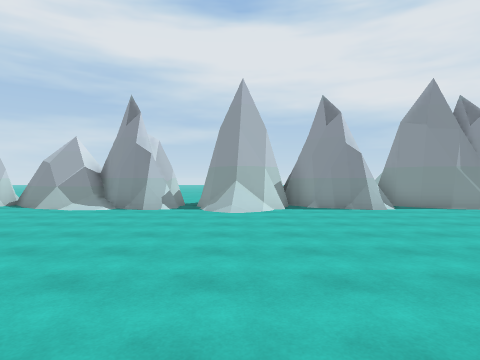
View 1 (above)

16 first-person views from a walk through a Unity game level. The camera is 1.5 m above the floor, looks level and sees 75° across. The floor is counted in squares, 1.8 m on a side. Each view is taken from the middle of a square. On the plan, view 1 faces up. The plan holds only what a view shows up to about 11 squares ahead; the rest is blank. The place goes on beyond the plan. The player is left out.

View 2
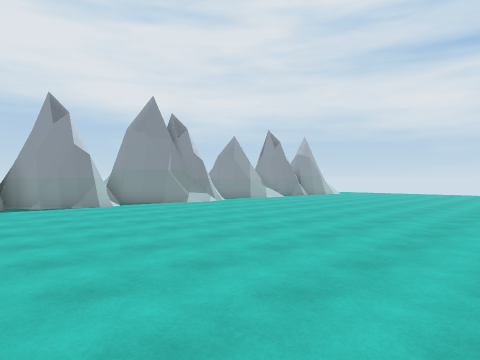

View 3
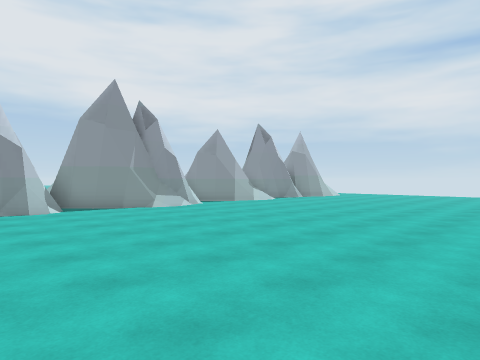

View 4
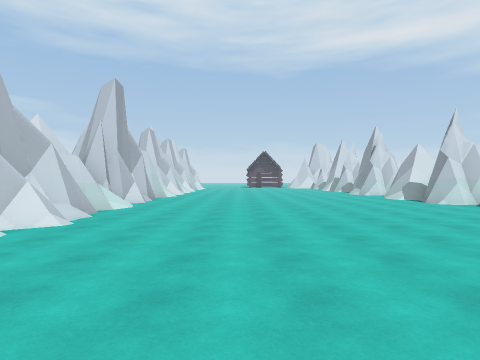

View 5
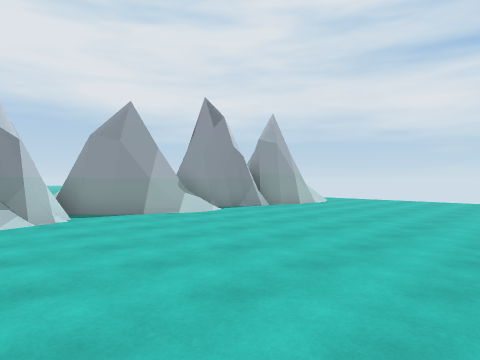

View 6
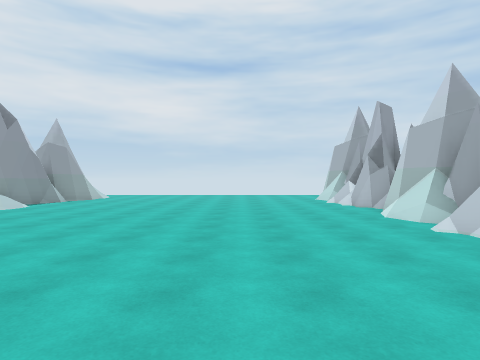

View 7
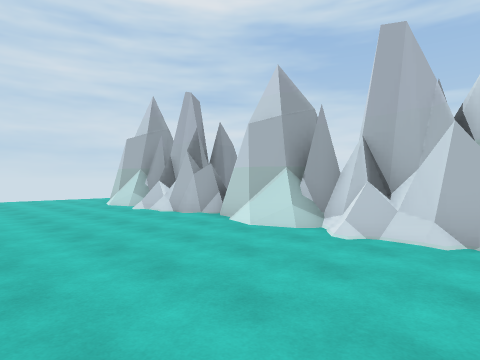

View 8
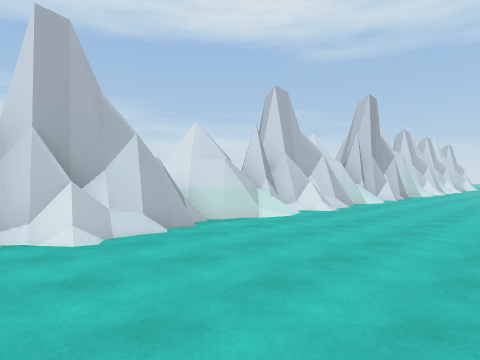

View 9
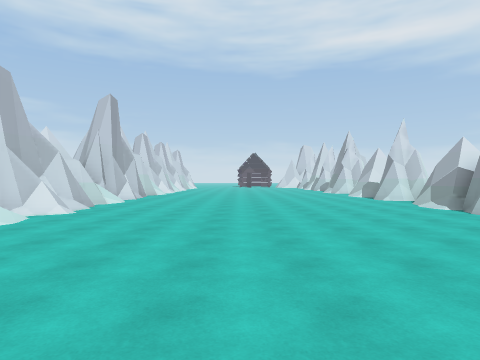

View 10
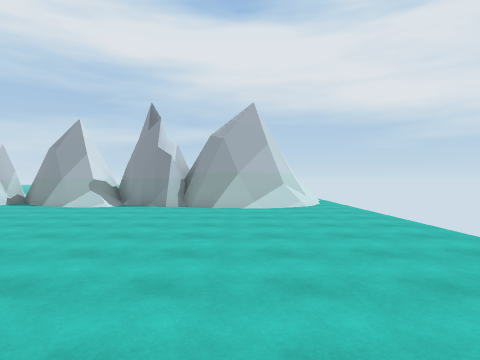

View 11
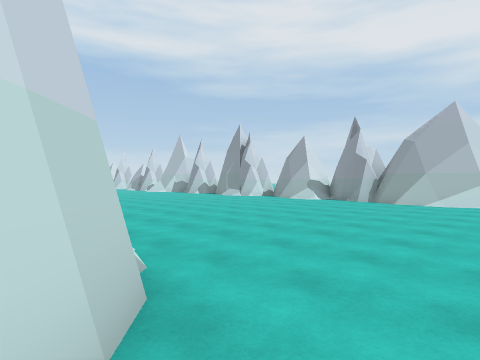

View 12
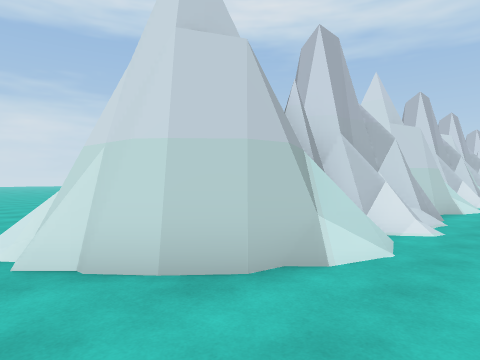

View 13
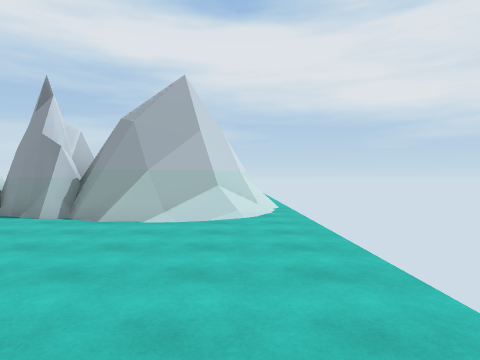

View 14
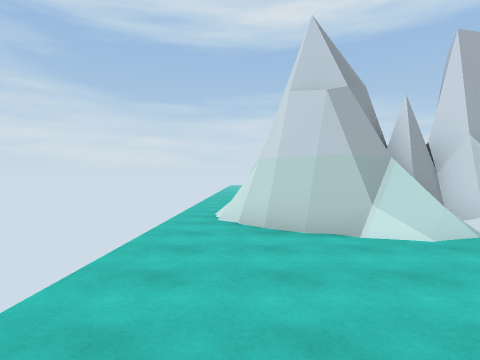

View 15
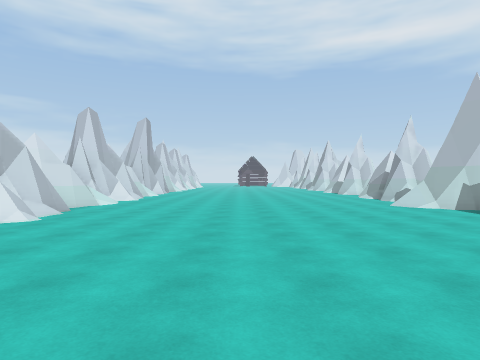

View 16
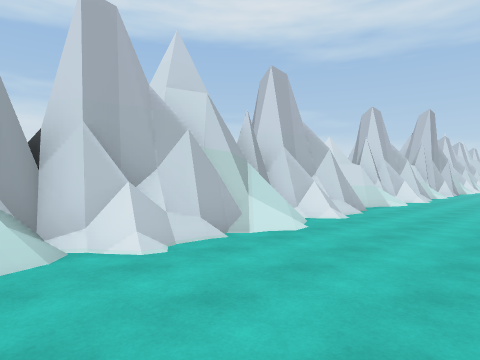

### Floor plan
Key: @ floor where view 1 was taken; # wall or solid block; . floor; / step, stairs or slope; = window, fence, low wall or low ledge; O other object.
Columns run from 8 left of view 1 to 20 right of it. Each row starts with its distance up from view 1.
 12              #             #=
 11 O###  O#  O  #   O###O O   ##
 10 O#### O#####O####O####### ##.
  9 O.==/OO###.OO.###O.///OO###/.
  8 ......../....................
  7 .............................
  6 .............................
  5 .............................
  4 .............................
  3 .............................
  2 .............................
  1 .............................
  0 ........@....................
 -1 .............................
 -2 ######//#########/#########..
 -3  #  ########################.
 -4          #            #   ##.
 -5                            =.
 -6                            ..
 -7                            ..
 -8                            ..
 -9                           ..
-10                           ..

Positions as (right, up) in squares from view 1, and headings:
1: (0, 0), facing up
2: (0, -1), facing up-right
3: (2, 0), facing up-right
4: (3, 2), facing left
5: (7, 2), facing up-right
6: (3, 2), facing right
7: (6, 3), facing down-right
8: (5, 3), facing down-left
9: (5, 3), facing left
10: (17, -1), facing up
11: (20, -3), facing up-left
12: (20, 0), facing down-left
13: (19, 2), facing up
14: (19, 3), facing down
15: (10, 3), facing left
16: (10, 2), facing down-left
